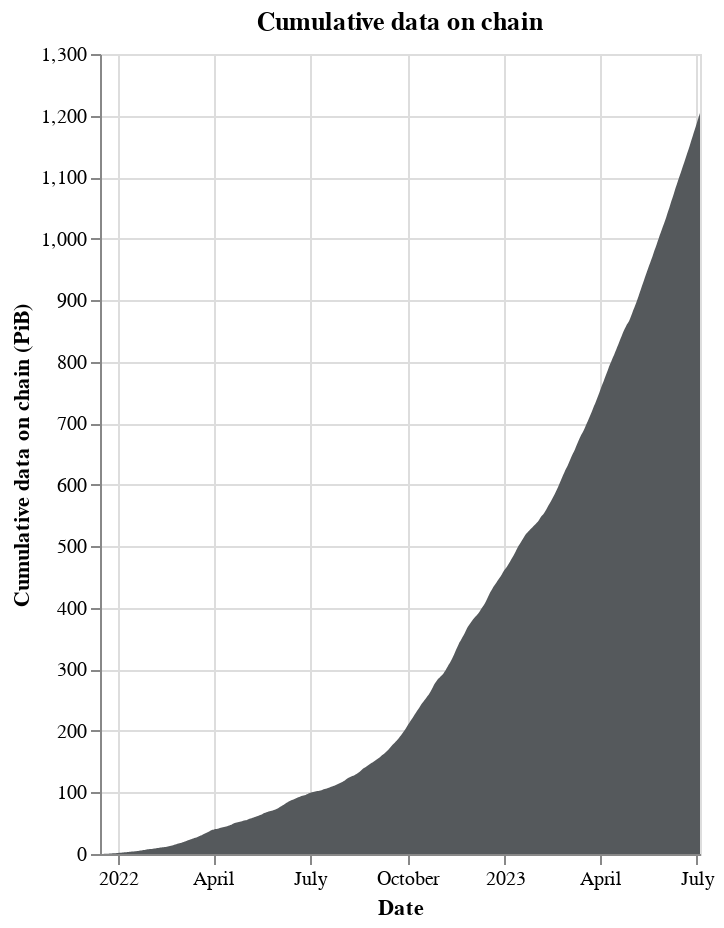

Notebook code for this chart:
### Code cell
# Now cumulative data on chain

df["cumulative_data"] = df["onboarded_tibs"].cumsum()

alt.Chart(df).mark_area().encode(
    x=alt.X("date:T", title="Date"),
    y=alt.Y("cumulative_data:Q", title="Cumulative data on chain (PiB)"),
    color=alt.value("#55595c"),
    tooltip=["date:T", "cumulative_data:Q"],
).properties(
    width="container",
    height=400,
    title="Cumulative data on chain",
)

### Figure 1 — Vega-Lite specification as saved in the notebook (floating-point values rounded to 4 significant figures; data arrays with more than 128 entries replaced by an {"elided": "..."} marker saying what was removed)
{"config": {"view": {"continuousWidth": 300, "continuousHeight": 300}}, "data": {"name": "data-7e0098134307369e029c64982e75ca77"}, "mark": {"type": "area"}, "encoding": {"color": {"value": "#55595c"}, "tooltip": [{"field": "date", "type": "temporal"}, {"field": "cumulative_data", "type": "quantitative"}], "x": {"field": "date", "title": "Date", "type": "temporal"}, "y": {"field": "cumulative_data", "title": "Cumulative data on chain (PiB)", "type": "quantitative"}}, "height": 400, "title": "Cumulative data on chain", "width": "container", "$schema": "https://vega.github.io/schema/vega-lite/v5.8.0.json", "datasets": {"data-7e0098134307369e029c64982e75ca77": {"elided": "567 records"}}}
